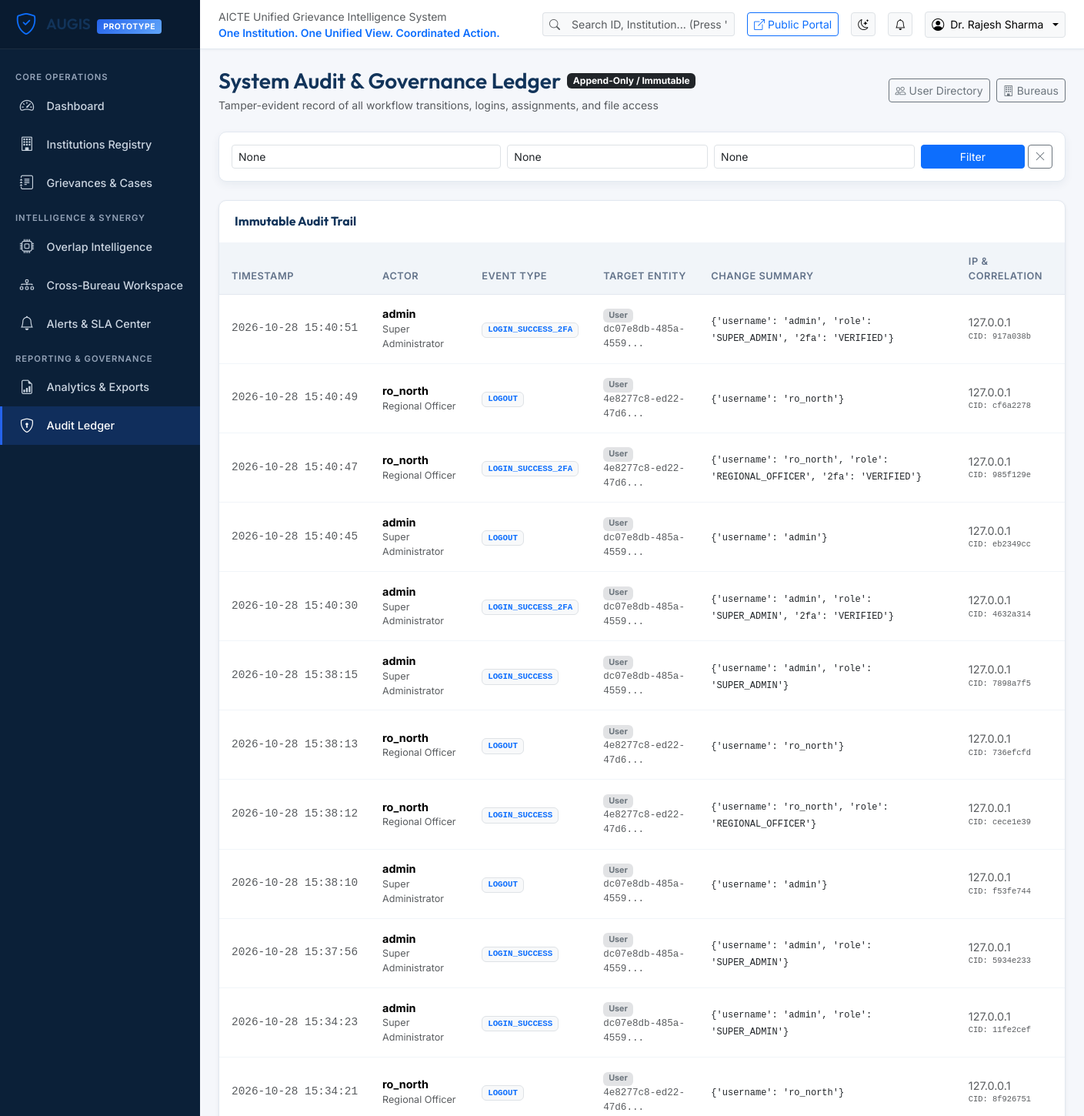
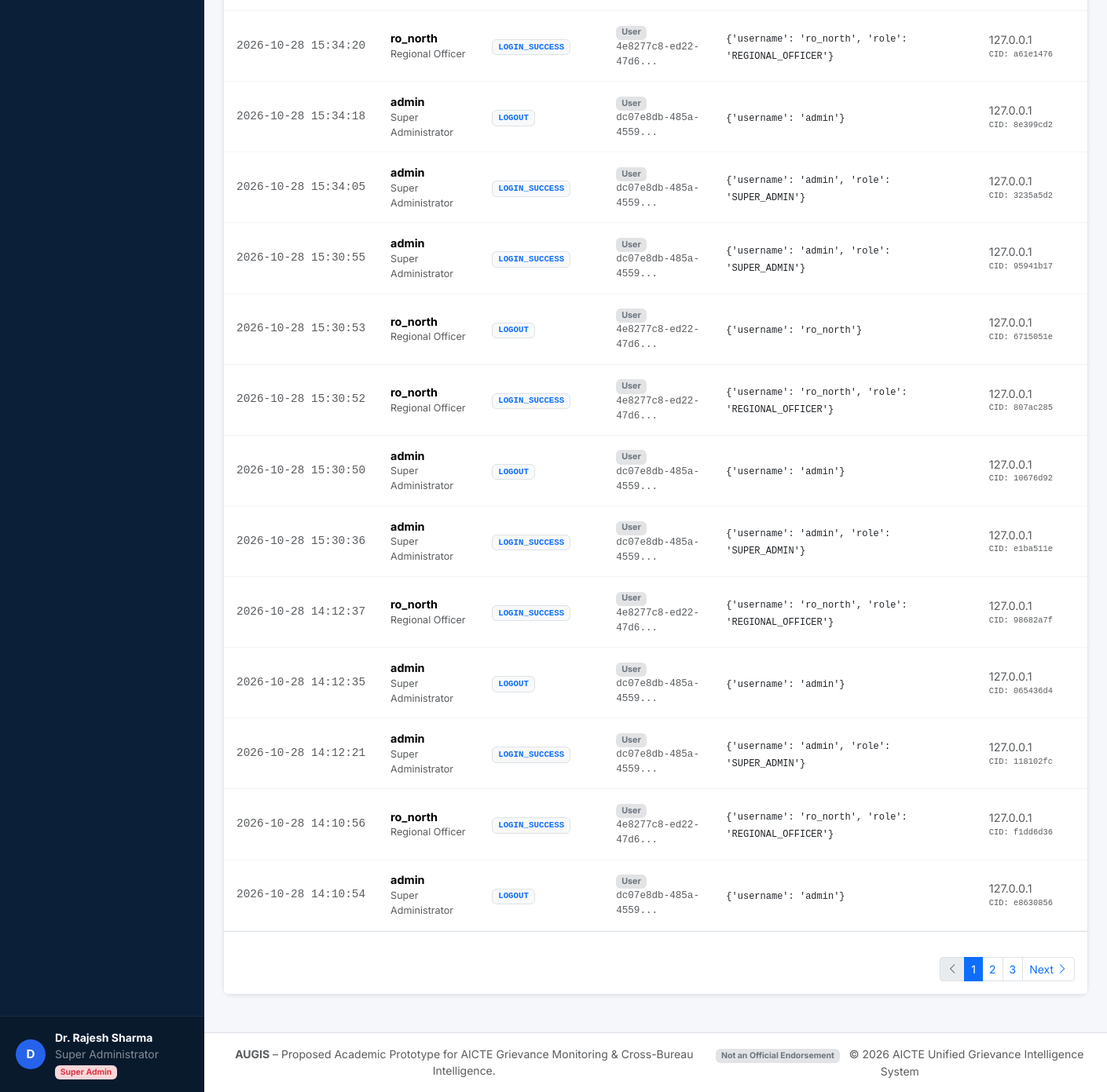
The app's page /admin-panel/audit/ (signed in), older data (2 pictures, top to bottom).
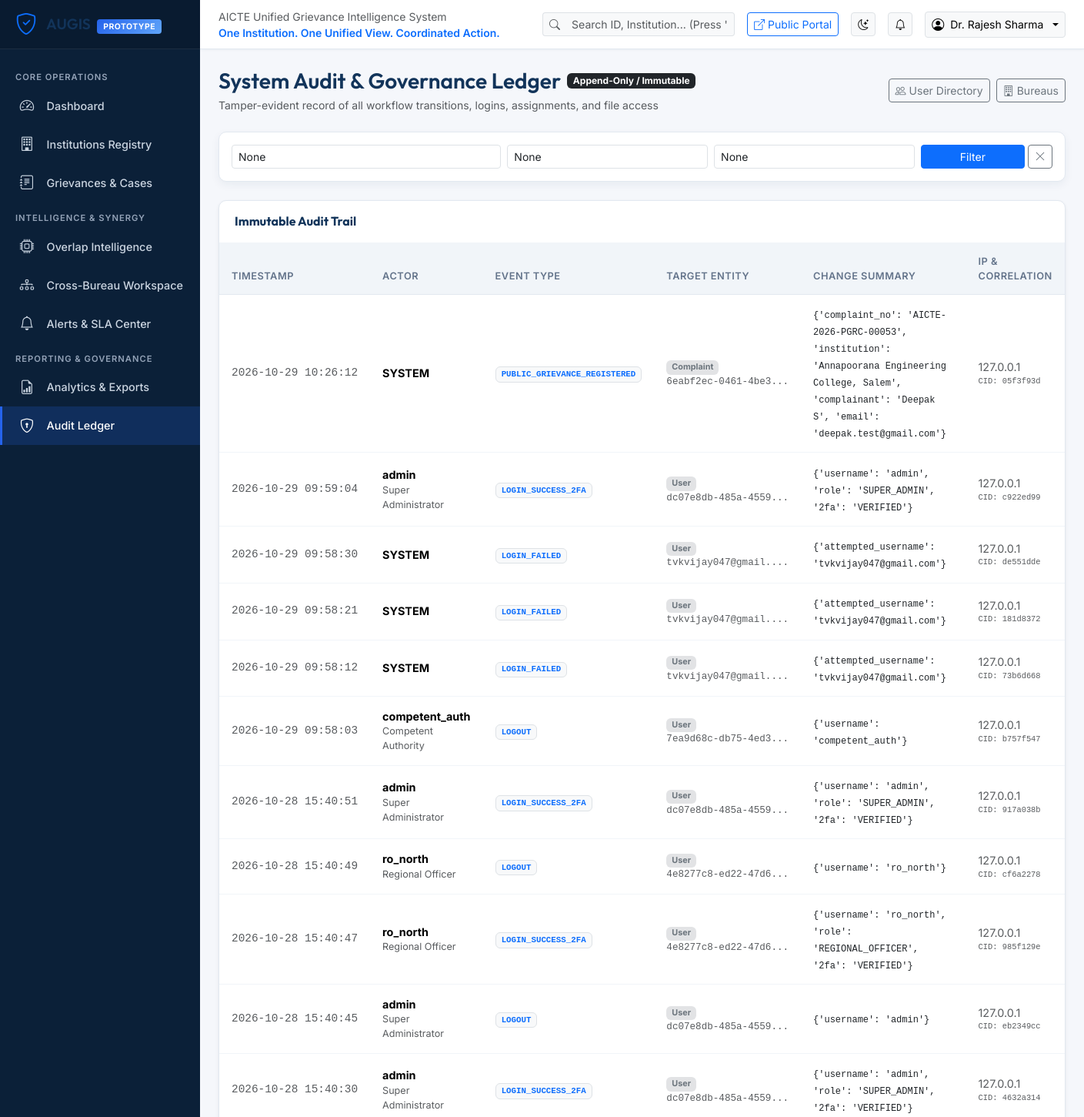
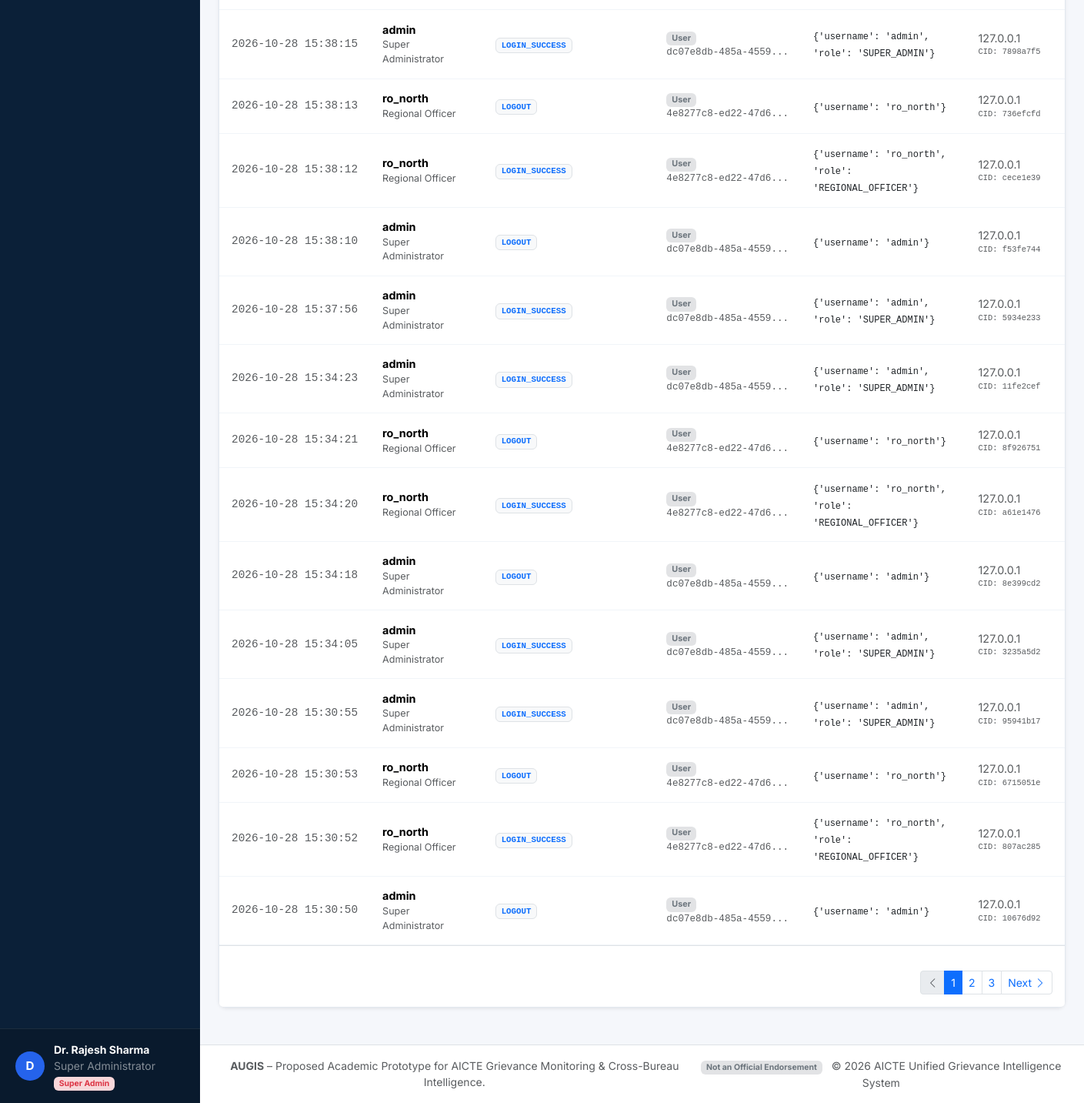
The same page, newer data (2 pictures, top to bottom).
### apps/audit/models.py (models this page shows, shortened)
class AuditEvent(models.Model):
    id = models.UUIDField(primary_key=True, default=uuid.uuid4, editable=False)
    actor = models.ForeignKey(
        settings.AUTH_USER_MODEL,
        null=True,
        blank=True,
        on_delete=models.SET_NULL,
        related_name='audit_events'
    )
    actor_username = models.CharField(max_length=150, default='SYSTEM')
    event_type = models.CharField(max_length=60, db_index=True)
    entity_type = models.CharField(max_length=60, db_index=True)
    entity_id = models.CharField(max_length=100, db_index=True)
    timestamp = models.DateTimeField(auto_now_add=True, db_index=True)
    change_summary = models.JSONField(default=dict)
    request_correlation_id = models.CharField(max_length=100, blank=True)
    ip_address = models.GenericIPAddressField(null=True, blank=True)
    class Meta:
        ordering = ['-timestamp']
        verbose_name = 'Audit Event'
        verbose_name_plural = 'Audit Events'
        indexes = [
            models.Index(fields=['entity_type', 'entity_id']),
            models.Index(fields=['event_type', 'timestamp']),
        ]

### apps/accounts/models.py (models this page shows, shortened)
class User(AbstractBaseUser, PermissionsMixin):
    class Role(models.TextChoices):
        SUPER_ADMIN = 'SUPER_ADMIN', 'Super Administrator'
        BUREAU_HEAD = 'BUREAU_HEAD', 'Bureau Head'
        CASE_OFFICER = 'CASE_OFFICER', 'Case Officer'
        REGIONAL_OFFICER = 'REGIONAL_OFFICER', 'Regional Officer'
        SENIOR_MGMT = 'SENIOR_MGMT', 'Senior Management'
        COMPETENT_AUTH = 'COMPETENT_AUTH', 'Competent Authority'
    class Region(models.TextChoices):
        NORTHERN = 'NORTHERN', 'Northern Region'
        NORTH_WEST = 'NORTH_WEST', 'North-Western Region'
        SOUTHERN = 'SOUTHERN', 'Southern Region'
        SOUTH_WEST = 'SOUTH_WEST', 'South-Western Region'
        EASTERN = 'EASTERN', 'Eastern Region'
        WESTERN = 'WESTERN', 'Western Region'
        CENTRAL = 'CENTRAL', 'Central Region'
    id = models.UUIDField(primary_key=True, default=uuid.uuid4, editable=False)
    username = models.CharField(max_length=150, unique=True)
    email = models.EmailField(unique=True)
    display_name = models.CharField(max_length=150)
    role = models.CharField(max_length=30, choices=Role.choices, default=Role.CASE_OFFICER)
    assigned_bureau = models.ForeignKey(
        'bureaus.Bureau',
        null=True,
        blank=True,
        on_delete=models.SET_NULL,
        related_name='officers'
    )
    authorized_region = models.CharField(
        max_length=50,
        choices=Region.choices,
        blank=True,
        help_text="Designated AICTE region for Regional Officers"
    )
    is_active = models.BooleanField(default=True)
    is_staff = models.BooleanField(default=False)
    created_at = models.DateTimeField(auto_now_add=True)
    updated_at = models.DateTimeField(auto_now=True)
    objects = UserManager()
    USERNAME_FIELD = 'username'
    REQUIRED_FIELDS = ['email', 'display_name']
    class Meta:
        ordering = ['username']
        verbose_name = 'User'
        verbose_name_plural = 'Users'
    @property
    def is_super_admin(self):
        return self.role == self.Role.SUPER_ADMIN or self.is_superuser

### apps/audit/views.py (the view)
# urls.py: path('audit/', views.audit_log_list_view, name='audit_list'),
@login_required
@role_required(User.Role.SUPER_ADMIN, User.Role.SENIOR_MGMT, User.Role.BUREAU_HEAD)
def audit_log_list_view(request):
    events = AuditEvent.objects.all()
    if request.user.role == User.Role.BUREAU_HEAD:
        events = events.filter(actor__assigned_bureau=request.user.assigned_bureau)
    event_type = request.GET.get('event_type')
    if event_type:
        events = events.filter(event_type__icontains=event_type)
    entity_type = request.GET.get('entity_type')
    if entity_type:
        events = events.filter(entity_type__icontains=entity_type)
    search = request.GET.get('q')
    if search:
        events = events.filter(entity_id__icontains=search) | events.filter(actor_username__icontains=search)
    paginator = Paginator(events, 25)
    page_number = request.GET.get('page')
    page_obj = paginator.get_page(page_number)
    return render(request, 'audit/audit_list.html', {
        'page_obj': page_obj,
        'event_type': event_type,
        'entity_type': entity_type,
        'search': search,
    })

### apps/accounts/permissions.py (called while the page is built)
def role_required(*allowed_roles):
    def decorator(view_func):
        @wraps(view_func)
        @login_required
        def _wrapped_view(request, *args, **kwargs):
            if request.user.is_superuser:
                return view_func(request, *args, **kwargs)
            if request.user.role in allowed_roles:
                return view_func(request, *args, **kwargs)
            raise PermissionDenied("You do not possess the required role to access this resource.")
        return _wrapped_view
    return decorator

### apps/notifications/context_processors.py (called while the page is built)
def unread_notifications_count(request):
    if request.user.is_authenticated:
        count = Notification.objects.filter(recipient=request.user, is_read=False).count()
        return {'unread_notifications_count': count}
    return {'unread_notifications_count': 0}

### templates/audit/audit_list.html (shortened to what the changed rows need)
{% extends 'base.html' %}
{% block content %}
<div class="d-flex flex-column flex-md-row justify-content-between align-items-md-center mb-4 gap-3">
    <div>
        <div class="d-flex align-items-center gap-2">
            <h1 class="h3 brand-font mb-0">System Audit & Governance Ledger</h1>
        </div>
    </div>
</div>
<div class="card card-augis shadow-sm">
    <div class="card-body p-0">
        <div class="table-responsive">
            <table class="table table-augis mb-0">
                <thead>
                    <tr>
                        <th>Timestamp</th>
                        <th>Actor</th>
                        <th>Event Type</th>
                        <th>Target Entity</th>
                        <th>Change Summary</th>
                        <th>IP & Correlation</th>
                    </tr>
                </thead>
                <tbody>
                    {% for e in page_obj %}
                    <tr>
                        <td class="small text-muted text-nowrap font-monospace">
                            {{ e.timestamp|date:"Y-m-d H:i:s" }}
                        </td>
                        <td>
                            <strong>{{ e.actor_username }}</strong>
                            {% if e.actor %}
                            <div class="text-muted small">{{ e.actor.get_role_display }}</div>
                            {% endif %}
                        </td>
                        <td>
                            <span class="badge bg-light text-primary border font-monospace">{{ e.event_type }}</span>
                        </td>
                        <td>
                            <span class="badge bg-secondary-subtle text-secondary">{{ e.entity_type }}</span>
                            <div class="small font-monospace text-muted">{{ e.entity_id|slice:":18" }}...</div>
                        </td>
                        <td>
                            <code class="small text-dark" style="font-size: 0.75rem;">{{ e.change_summary }}</code>
                        </td>
                        <td class="small text-muted">
                            <div>{{ e.ip_address|default:'127.0.0.1' }}</div>
                            {% if e.request_correlation_id %}
                            <div class="font-monospace text-muted" style="font-size: 0.65rem;">CID: {{ e.request_correlation_id|slice:":8" }}</div>
                            {% endif %}
                        </td>
                    </tr>
                    {% empty %}
                    <tr>
                        <td colspan="6" class="text-center text-muted py-5">No audit events recorded yet.</td>
                    </tr>
                    {% endfor %}
                </tbody>
            </table>
        </div>
    </div>
    <div class="card-footer bg-white border-top p-3">
        {% include 'partials/pagination.html' %}
    </div>
</div>
{% endblock %}

Row changes from the older to the newer data that the page shows:
no longer on this page (row unchanged): AuditEvent: timestamp "2026-10-28 15:30:36", actor_username "admin", actor.role "Super Administrator", event_type "LOGIN_SUCCESS", entity_type "User", entity_id "dc07e8db-485a-4559", change_summary "{'username': 'admin', 'role': 'SUPER_ADMIN'}", ip_address "127.0.0.1", request_correlation_id "e1ba511e"
no longer on this page (row unchanged): AuditEvent: timestamp "2026-10-28 14:12:37", actor_username "ro_north", actor.role "Regional Officer", event_type "LOGIN_SUCCESS", entity_type "User", entity_id "4e8277c8-ed22-47d6", change_summary "{'username': 'ro_north', 'role': 'REGIONAL_OFFICER'}", ip_address "127.0.0.1", request_correlation_id "98682a7f"
no longer on this page (row unchanged): AuditEvent: timestamp "2026-10-28 14:12:35", actor_username "admin", actor.role "Super Administrator", event_type "LOGOUT", entity_type "User", entity_id "dc07e8db-485a-4559", change_summary "{'username': 'admin'}", ip_address "127.0.0.1", request_correlation_id "065436d4"
no longer on this page (row unchanged): AuditEvent: timestamp "2026-10-28 14:12:21", actor_username "admin", actor.role "Super Administrator", event_type "LOGIN_SUCCESS", entity_type "User", entity_id "dc07e8db-485a-4559", change_summary "{'username': 'admin', 'role': 'SUPER_ADMIN'}", ip_address "127.0.0.1", request_correlation_id "118102fc"
no longer on this page (row unchanged): AuditEvent: timestamp "2026-10-28 14:10:56", actor_username "ro_north", actor.role "Regional Officer", event_type "LOGIN_SUCCESS", entity_type "User", entity_id "4e8277c8-ed22-47d6", change_summary "{'username': 'ro_north', 'role': 'REGIONAL_OFFICER'}", ip_address "127.0.0.1", request_correlation_id "f1dd6d36"
no longer on this page (row unchanged): AuditEvent: timestamp "2026-10-28 14:10:54", actor_username "admin", actor.role "Super Administrator", event_type "LOGOUT", entity_type "User", entity_id "dc07e8db-485a-4559", change_summary "{'username': 'admin'}", ip_address "127.0.0.1", request_correlation_id "e8630856"
added AuditEvent: timestamp "2026-10-29 10:26:12", actor_username "SYSTEM", event_type "PUBLIC_GRIEVANCE_REGISTERED", entity_type "Complaint", entity_id "6eabf2ec-0461-4be3", change_summary "{'complaint_no': 'AICTE-2026-PGRC-00053', 'institution': 'Annapoorana Engineering College, Salem', 'complainant': 'Deepak S', 'email': 'deepak.test@gmail.com'}", ip_address "127.0.0.1", request_correlation_id "05f3f93d"
added AuditEvent: timestamp "2026-10-29 09:59:04", actor_username "admin", actor.role "Super Administrator", event_type "LOGIN_SUCCESS_2FA", entity_type "User", entity_id "dc07e8db-485a-4559", change_summary "{'username': 'admin', 'role': 'SUPER_ADMIN', '2fa': 'VERIFIED'}", ip_address "127.0.0.1", request_correlation_id "c922ed99"
added AuditEvent: timestamp "2026-10-29 09:58:30", actor_username "SYSTEM", event_type "LOGIN_FAILED", entity_type "User", entity_id "tvkvijay047@gmail.", change_summary "{'attempted_username': 'tvkvijay047@gmail.com'}", ip_address "127.0.0.1", request_correlation_id "de551dde"
added AuditEvent: timestamp "2026-10-29 09:58:21", actor_username "SYSTEM", event_type "LOGIN_FAILED", entity_type "User", entity_id "tvkvijay047@gmail.", change_summary "{'attempted_username': 'tvkvijay047@gmail.com'}", ip_address "127.0.0.1", request_correlation_id "181d8372"
added AuditEvent: timestamp "2026-10-29 09:58:12", actor_username "SYSTEM", event_type "LOGIN_FAILED", entity_type "User", entity_id "tvkvijay047@gmail.", change_summary "{'attempted_username': 'tvkvijay047@gmail.com'}", ip_address "127.0.0.1", request_correlation_id "73b6d668"
added AuditEvent: timestamp "2026-10-29 09:58:03", actor_username "competent_auth", actor.role "Competent Authority", event_type "LOGOUT", entity_type "User", entity_id "7ea9d68c-db75-4ed3", change_summary "{'username': 'competent_auth'}", ip_address "127.0.0.1", request_correlation_id "b757f547"
